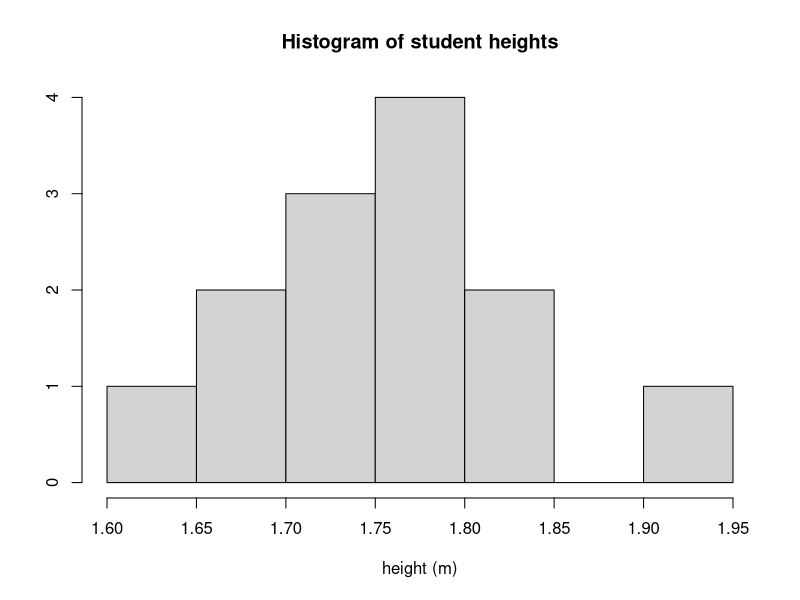

The R script that drew this image:
rm(list=ls(all=TRUE))
graphics.off()

x  =  c(1.72,1.83,1.74,1.79,1.94,1.71,1.66,1.60,1.78,1.77,1.85,1.70,1.76)
hist(x, breaks=seq(1.6,1.95,0.05), xlab="height (m)", ylab="", main = "Histogram of student heights")
